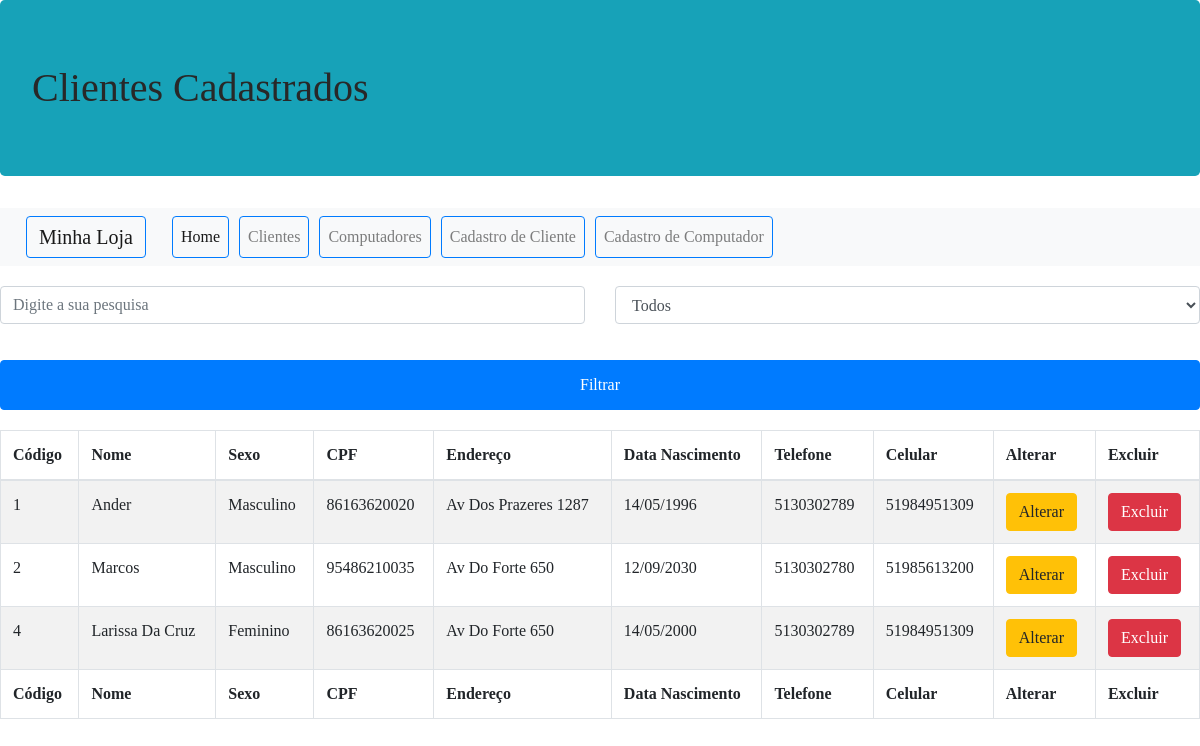
The page /clientes.php on the database its author committed.
### tables this page shows
CREATE TABLE `cliente` (
  `id` bigint(20) NOT NULL,
  `nome` varchar(70) NOT NULL,
  `sexo` varchar(9) NOT NULL,
  `cpf` varchar(11) NOT NULL,
  `endereco` varchar(150) NOT NULL,
  `datanascimento` date NOT NULL,
  `celular` varchar(11) NOT NULL,
  `telefone` varchar(10) NOT NULL
);

### dao/conexaoBanco.class.php (called while the page is built, shortened)
<?php
    class ConexaoBanco extends PDO
    {
        private static $_instance = null;
        public static function getInstance()
        {
            try {
                if (!isset(self::$_instance)) {
                    self::$_instance = new ConexaoBanco ("mysql:dbname=projetoander;host=localhost", "root", "");
                }
                return self::$_instance;
            } catch(PDOException $_error) {
                echo "Erro ao conectar! " . $_error;
            }
        }
    }

### dao/clientedao.class.php (called while the page is built, shortened)
<?php
    include "conexaoBanco.class.php";
    class ClienteDAO
    {
        private $conexao = null;
        public function __construct()
        {
            $this->conexao = ConexaoBanco::getInstance();
        }
        public function buscarClientes()
        {
            try {
            $statement = $this->conexao->query("select * from cliente");
            $array = $statement->fetchAll(PDO::FETCH_CLASS, 'Cliente');
            return $array;
            } catch(PDOException $error) {
                echo "Erro ao buscar cliente!".$error;
            }
        }
    }

### modelo/cliente.class.php (called while the page is built, shortened)
<?php
    class Cliente
    {
        public function __GET($atributo)
        {
            return $this->$atributo;
        }
    }

### util/padronizacao.class.php (called while the page is built, shortened)
<?php
    class Padronizacao
    {
        public static function padronizarData($valor): string
        {
            $data = explode('-', $valor);
            $dia = $data['2'];
            $mes = $data['1'];
            $ano = $data['0'];
            return $dia . '/' . $mes . '/' . $ano;
        }
    }

### clientes.php (the view, shortened to what this page needs)
<!DOCTYPE html>
<html lang="pt-br">
<head>
    <link rel="stylesheet" href="https://stackpath.bootstrapcdn.com/bootstrap/4.3.1/css/bootstrap.min.css">
    <link rel="stylesheet" type="text/css" href="css/style.css">
</head>
<body>
    <h1 class="jumbotron bg-info">Clientes Cadastrados</h1>
    <nav class="navbar navbar-expand-lg navbar-light bg-light">
        <a href="index.php" class="navbar-brand btn btn-outline-primary btn-menu">Minha Loja</a>
        <div class="collapse navbar-collapse" id="navbarNav">
            <ul class="navbar-nav">
                <li class="nav-item active">
                    <a href="index.php" class="nav-link btn btn-outline-primary btn-menu">Home</a>
                </li>
                <li class="nav-item">
                    <a href="#" class="nav-link btn btn-outline-primary btn-menu">Clientes</a>
                </li>
                <li class="nav-item">
                    <a href="computadores.php" class="nav-link btn btn-outline-primary btn-menu">Computadores</a>
                </li>
                <li class="nav-item">
                    <a href="cadastroCliente.php" class="nav-link btn btn-outline-primary btn-menu">Cadastro de Cliente</a>
                </li>
                <li class="nav-item">
                    <a href="cadastroComputador.php" class="nav-link btn btn-outline-primary btn-menu">Cadastro de Computador</a>
                </li>
            </ul>
        </div>
    </nav>
    <div id="app">
        <?php
                include "modelo/cliente.class.php";
                include "dao/clientedao.class.php";
                include 'util/padronizacao.class.php';
                $clienteDAO = new ClienteDAO ();
                $clientes = $clienteDAO->buscarClientes();
        ?>
        <form name="filtrar" method="post" action="clientes.php">
            <div class="row">
                <div class="form-group col-md-6">
                    <input type="text" name="txtfiltro" placeholder="Digite a sua pesquisa" class="form-control">
                </div>
                <div class="form-group col-md-6">
                    <select name="selfiltro" class="form-control">
                        <option value="todos">Todos</option>
                    </select>
                </div>
            </div>
            <div class="form-group">
                <input type="submit" name="filtrar" value="Filtrar" class="btn btn-primary btn-block filtrar">
            </div>
        </form>
        <?php
            echo "<div class='table-responsive'>";
                echo "<table class='table table-striped table-bordered table-hover table-condensed'>";
                    echo "<thead>";
                        echo "<tr>";
                            echo "<th>Código</th>";
                            echo "<th>Nome</th>";
                            echo "<th>Sexo</th>";
                            echo "<th>CPF</th>";
                            echo "<th>Endereço</th>";
                            echo "<th>Data Nascimento</th>";
                            echo "<th>Telefone</th>";
                            echo "<th>Celular</th>";
                            echo "<th>Alterar</th>";
                            echo "<th>Excluir</th>";
                        echo "</tr>";
                    echo "</thead>";
                    echo "<tfoot>";
                        echo "<tr>";
                            echo "<th>Código</th>";
                            echo "<th>Nome</th>";
                            echo "<th>Sexo</th>";
                            echo "<th>CPF</th>";
                            echo "<th>Endereço</th>";
                            echo "<th>Data Nascimento</th>";
                            echo "<th>Telefone</th>";
                            echo "<th>Celular</th>";
                            echo "<th>Alterar</th>";
                            echo "<th>Excluir</th>";
                        echo "</tr>";
                    echo "</tfoot>";
                    echo "<tbody>";
                        foreach($clientes as $cliente) {
                            $data = Padronizacao::padronizarData($cliente->datanascimento);
                            echo "<tr>";
                                echo "<td>$cliente->id</td>";
                                echo "<td>$cliente->nome</td>";
                                echo "<td>$cliente->sexo</td>";
                                echo "<td>$cliente->cpf</td>";
                                echo "<td>$cliente->endereco</td>";
                                echo "<td>$data</td>";
                                echo "<td>$cliente->telefone</td>";
                                echo "<td>$cliente->celular</td>";
                                echo "<td><a class='btn btn-warning' href='alterarCliente.php?id=$cliente->id'>Alterar</a></td>";
                                echo "<td><a class='btn btn-danger' href='clientes.php?id=$cliente->id'>Excluir</a></td>";
                            echo "</tr>";
                        }
                    echo "</tbody>";
                echo "</table>";
            echo "</div>";
        ?>
    </div>
</body>
</html>

### css/style.css (style rules this page uses)
body { font-family: tahoma; color:#282828; margin: 0px; }
input { width: 100%; height: 25px; margin-bottom: 20px; }
.btn-menu { margin-left: 10px; }
.filtrar { height: 50px; }
#app { margin-top: 20px; }

### rows shown on the page
cliente: id "1", nome "Ander", sexo "Masculino", cpf "86163620020", endereco "Av Dos Prazeres 1287", datanascimento "14/05/1996", telefone "5130302789", celular "51984951309"
cliente: id "2", nome "Marcos", sexo "Masculino", cpf "95486210035", endereco "Av Do Forte 650", datanascimento "12/09/2030", telefone "5130302780", celular "51985613200"
cliente: id "4", nome "Larissa Da Cruz", sexo "Feminino", cpf "86163620025", endereco "Av Do Forte 650", datanascimento "14/05/2000", telefone "5130302789", celular "51984951309"
